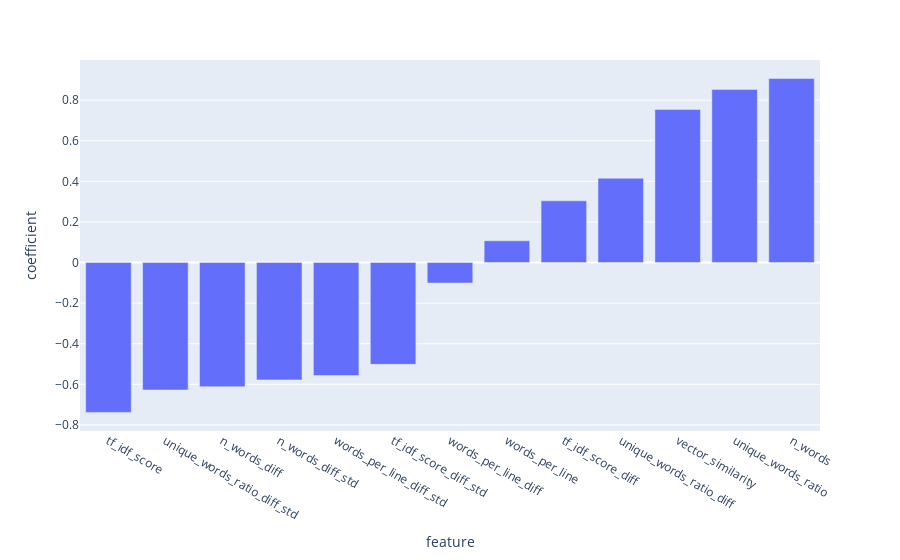

The cell this chart's notebook holds for it:
### Code cell
feature_importance_df = pd.DataFrame({'feature': feature_org+feature_abs, 'coefficient':pipeline['clf'].coef_[0]})

px.bar(feature_importance_df.sort_values('coefficient'), x='feature', y='coefficient')

### Figure 1 — Plotly figure (JSON) as saved in the notebook; plotly's stock layout.template omitted (floating-point values rounded to 4 significant figures)
{"data": [{"alignmentgroup": "True", "hovertemplate": "feature=%{x}<br>coefficient=%{y}<extra></extra>", "legendgroup": "", "marker": {"color": "#636efa", "pattern": {"shape": ""}}, "name": "", "offsetgroup": "", "orientation": "v", "showlegend": false, "textposition": "auto", "type": "bar", "x": ["tf_idf_score", "unique_words_ratio_diff_std", "n_words_diff", "n_words_diff_std", "words_per_line_diff_std", "tf_idf_score_diff_std", "words_per_line_diff", "words_per_line", "tf_idf_score_diff", "unique_words_ratio_diff", "vector_similarity", "unique_words_ratio", "n_words"], "xaxis": "x", "y": [-0.7386, -0.628, -0.6119, -0.5781, -0.5569, -0.5017, -0.101, 0.1074, 0.3041, 0.4152, 0.7542, 0.853, 0.9064], "yaxis": "y"}], "layout": {"barmode": "relative", "legend": {"tracegroupgap": 0}, "margin": {"t": 60}, "xaxis": {"anchor": "y", "domain": [0, 1], "title": {"text": "feature"}}, "yaxis": {"anchor": "x", "domain": [0, 1], "title": {"text": "coefficient"}}}}
